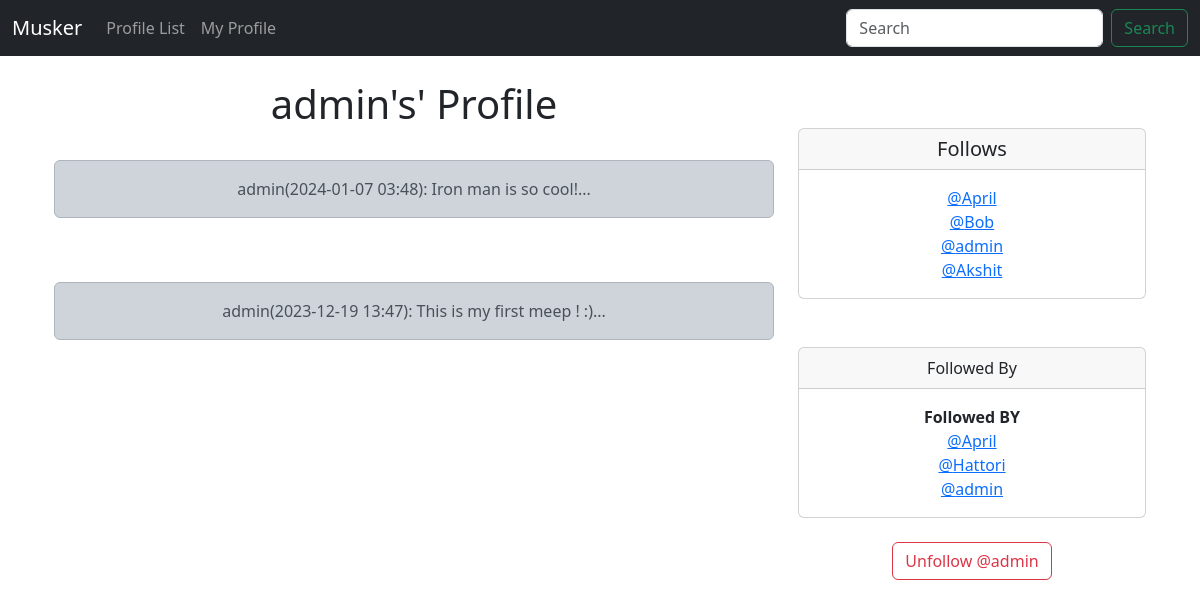
Screenshot of /profile/1 (signed in) with the database file from the repository.
### musker/models.py (models this page shows)
class Profile(models.Model):
    user = models.OneToOneField(User, on_delete=models.CASCADE)
    follows = models.ManyToManyField('self', related_name='followed_by', symmetrical=False, blank=True)
    date_modified = models.DateTimeField(User, auto_now=True)
    def __str__(self):
        return self.user.username

class Meep(models.Model):
    user = models.ForeignKey(User, related_name="meeps", on_delete=models.DO_NOTHING)
    body = models.CharField(max_length=500)
    created_at = models.DateTimeField(auto_now_add=True)
    def __str__(self):
        return(
            f"{self.user}"
            f"({self.created_at:%Y-%m-%d %H:%M}): "
            f"{self.body}..."
        )

### musker/views.py (the view, shortened to what this page needs)
# urls.py: path('profile/<int:pk>', views.profile, name='profile'),
def profile(request, pk):
    if request.user.is_authenticated:
        profile = Profile.objects.get(user_id = pk)
        meeps = Meep.objects.filter(user_id = pk).order_by("-created_at")
        return render(request, 'profile.html', {'profile': profile, 'meeps': meeps})
    else:
        messages.success(request, 'login to view this page')
        return redirect('home')

### musker/templates/profile.html (shortened to what this page needs)
{% extends 'base.html' %}
{% block content %}
{% if profile %}
    <div class="container text-center">
        <div class="row">
            <div class="col-8">
              <h1>{{ profile.user.username }}'s' Profile</h1>
              <br/>
              {% if meeps %}
                {% for meep in meeps %}
                  <div class="alert alert-dark" role="alert">
                    {{ meep }}
                  </div><br/><br/>
                {% endfor %}
              {% endif %}
            </div>
            <div class="col-4">
              <br/><br/>
                <div class="card">
                    <h5 class="card-header">
                      Follows
                    </h5>
                    <div class="card-body">
                      <p class="card-text">
                        {% for following in profile.follows.all %}
                            <a href="{% url 'profile' following.user.id %}">@{{ following }}<br/></a>
                        {% endfor %}
                      </p>
                    </div>
                </div>
                <br/><br/>
                <div class="card">
                    <div class="card-header">
                      Followed By
                    </div>
                    <div class="card-body">
                      <p class="card-text">
                        <strong>Followed BY</strong><br/>
                            {% for following in profile.followed_by.all %}
                                <a href="{% url 'profile' following.user.id %}">@{{ following }}<br/></a>
                            {% endfor %}
                      </p>
                    </div>
                  </div>
                  <br/>
                  <form method=POST>
                        {% if profile in user.profile.follows.all %}
                            <button class="btn btn-outline-danger" name="follow" value="unfollow" type="submit"> Unfollow @{{ profile.user.username }}
                            </button>
                        {% else %}
                            <button class="btn btn-outline-success" name="follow" value="follow" type="submit"> Follow @{{ profile.user.username }}
                            </button>
                        {% endif %}
                  </form>
                  <br/>
            </div>
        </div>
    </div>
{% endif %}
{% endblock %}

### rows the page displays
Profile: user.username "admin"
Meep: user+created_at+body "admin(2024-01-07 03:48): Iron man is so cool!..."
Meep: user+created_at+body "admin(2023-12-19 13:47): This is my first meep ! :)..."
Profile: user.username "April"
Profile: user.username "Bob"
Profile: user.username "Akshit"
Profile: user.username "Hattori"
